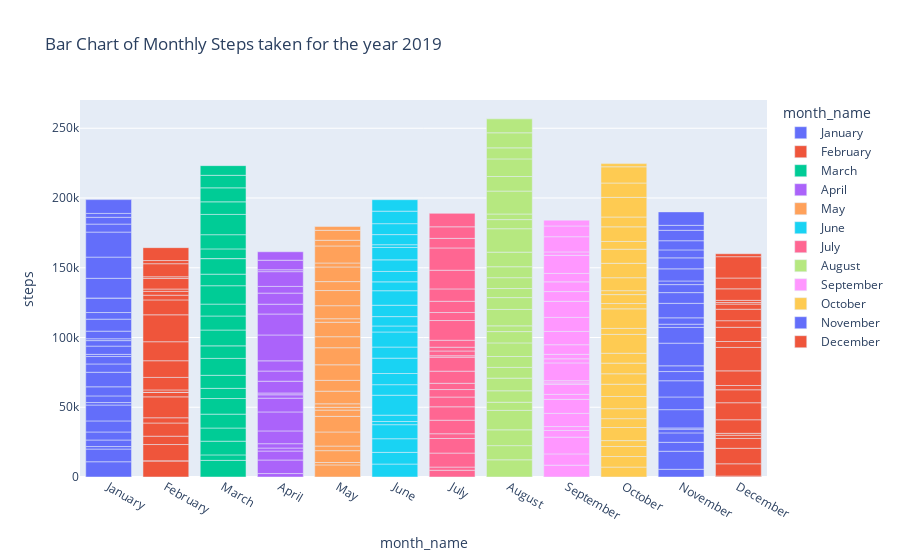
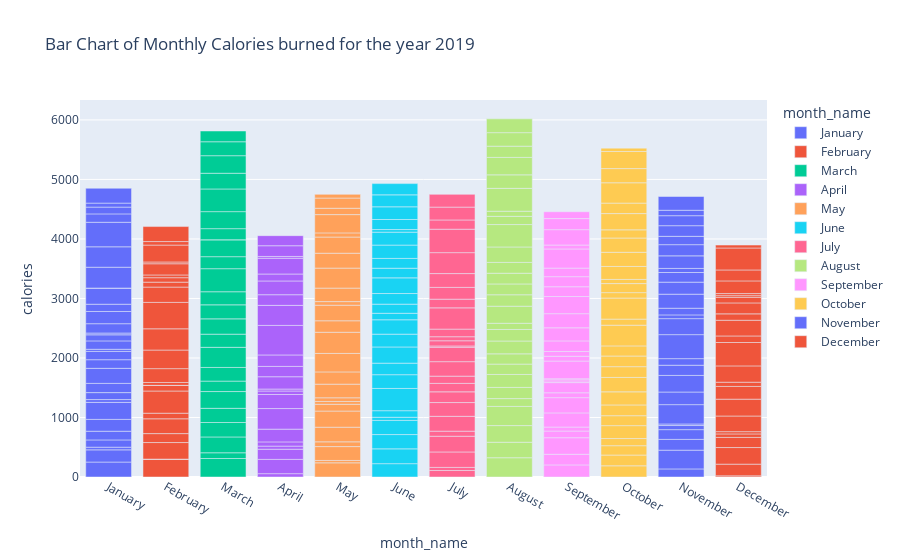

Here is the notebook cell these charts were saved with, in order:
### Markdown cell above
Distribution of Steps Month-wise

### Code cell
plt.figure(figsize=(15, 6))
fig = px.bar(selected_df, x = 'month_name', y ='steps',title="Bar Chart of Monthly Steps taken for the year 2019",color ='month_name' )

fig.show()

plt.figure(figsize=(15, 6))
fig = px.bar(selected_df, x = 'month_name', y ='calories',title="Bar Chart of Monthly Calories burned for the year 2019",color ='month_name' )
fig.show()

### Figure 1 — Plotly figure (JSON) as saved in the notebook; plotly's stock layout.template omitted (floating-point values rounded to 4 significant figures)
{"data": [{"alignmentgroup": "True", "hovertemplate": "month_name=%{x}<br>steps=%{y}<extra></extra>", "legendgroup": "January", "marker": {"color": "#636efa", "pattern": {"shape": ""}}, "name": "January", "offsetgroup": "January", "orientation": "v", "showlegend": true, "textposition": "auto", "type": "bar", "x": ["January", "January", "January", "January", "January", "January", "January", "January", "January", "January", "January", "January", "January", "January", "January", "January", "January", "January", "January", "January", "January", "January", "January", "January", "January", "January", "January", "January", "January"], "xaxis": "x", "y": [10937, 9095, 1805, 4684, 5751, 7934, 11385, 1778, 4766, 6527, 10433, 5956, 5311, 1556, 5918, 3928, 1318, 5473, 8603, 4750, 10434, 0, 14087, 15202, 17939, 5738, 4860, 2791, 9891], "yaxis": "y"}, {"alignmentgroup": "True", "hovertemplate": "month_name=%{x}<br>steps=%{y}<extra></extra>", "legendgroup": "February", "marker": {"color": "#EF553B", "pattern": {"shape": ""}}, "name": "February", "offsetgroup": "February", "orientation": "v", "showlegend": true, "textposition": "auto", "type": "bar", "x": ["February", "February", "February", "February", "February", "February", "February", "February", "February", "February", "February", "February", "February", "February", "February", "February", "February", "February", "February", "February", "February", "February", "February"], "xaxis": "x", "y": [11570, 53, 11653, 5989, 9444, 3761, 14976, 3231, 0, 1745, 8975, 11950, 13624, 19299, 10676, 3383, 2737, 1692, 7544, 1219, 9380, 2269, 9241], "yaxis": "y"}, {"alignmentgroup": "True", "hovertemplate": "month_name=%{x}<br>steps=%{y}<extra></extra>", "legendgroup": "March", "marker": {"color": "#00cc96", "pattern": {"shape": ""}}, "name": "March", "offsetgroup": "March", "orientation": "v", "showlegend": true, "textposition": "auto", "type": "bar", "x": ["March", "March", "March", "March", "March", "March", "March", "March", "March", "March", "March", "March", "March", "March", "March", "March", "March", "March", "March", "March", "March", "March", "March", "March"], "xaxis": "x", "y": [11923, 3936, 9807, 9447, 9955, 11187, 7292, 9365, 12122, 8974, 11359, 10055, 8526, 13164, 8293, 11166, 0, 6955, 10176, 14546, 9013, 10031, 8980, 6940], "yaxis": "y"}, {"alignmentgroup": "True", "hovertemplate": "month_name=%{x}<br>steps=%{y}<extra></extra>", "legendgroup": "April", "marker": {"color": "#ab63fa", "pattern": {"shape": ""}}, "name": "April", "offsetgroup": "April", "orientation": "v", "showlegend": true, "textposition": "auto", "type": "bar", "x": ["April", "April", "April", "April", "April", "April", "April", "April", "April", "April", "April", "April", "April", "April", "April", "April", "April", "April", "April", "April", "April", "April"], "xaxis": "x", "y": [2474, 9711, 6419, 2148, 3127, 9157, 13611, 9869, 2421, 1280, 8453, 7286, 7313, 18547, 15028, 7037, 7952, 4801, 10577, 1360, 6830, 6053], "yaxis": "y"}, {"alignmentgroup": "True", "hovertemplate": "month_name=%{x}<br>steps=%{y}<extra></extra>", "legendgroup": "May", "marker": {"color": "#FFA15A", "pattern": {"shape": ""}}, "name": "May", "offsetgroup": "May", "orientation": "v", "showlegend": true, "textposition": "auto", "type": "bar", "x": ["May", "May", "May", "May", "May", "May", "May", "May", "May", "May", "May", "May", "May", "May", "May", "May", "May", "May", "May", "May", "May", "May", "May", "May", "May"], "xaxis": "x", "y": [8666, 1718, 8502, 3300, 10093, 11186, 4487, 2009, 2506, 9059, 7737, 11177, 12242, 7889, 10354, 2540, 9344, 10857, 6404, 10495, 2849, 12215, 4065, 7143, 2701], "yaxis": "y"}, {"alignmentgroup": "True", "hovertemplate": "month_name=%{x}<br>steps=%{y}<extra></extra>", "legendgroup": "June", "marker": {"color": "#19d3f3", "pattern": {"shape": ""}}, "name": "June", "offsetgroup": "June", "orientation": "v", "showlegend": true, "textposition": "auto", "type": "bar", "x": ["June", "June", "June", "June", "June", "June", "June", "June", "June", "June", "June", "June", "June", "June", "June", "June", "June", "June", "June", "June", "June", "June", "June", "June", "June"], "xaxis": "x", "y": [9280, 8382, 9773, 10074, 2276, 4553, 14295, 7550, 8012, 11018, 7934, 10819, 4300, 6712, 8164, 10398, 6358, 7470, 8302, 8868, 1999, 7229, 7848, 8955, 8210], "yaxis": "y"}, {"alignmentgroup": "True", "hovertemplate": "month_name=%{x}<br>steps=%{y}<extra></extra>", "legendgroup": "July", "marker": {"color": "#FF6692", "pattern": {"shape": ""}}, "name": "July", "offsetgroup": "July", "orientation": "v", "showlegend": true, "textposition": "auto", "type": "bar", "x": ["July", "July", "July", "July", "July", "July", "July", "July", "July", "July", "July", "July", "July", "July", "July", "July", "July", "July", "July", "July", "July", "July", "July", "July", "July"], "xaxis": "x", "y": [4847, 2271, 10025, 10453, 3418, 9694, 9607, 7005, 5377, 4479, 8698, 10019, 1045, 3391, 2731, 4963, 14142, 5739, 8073, 8866, 13392, 15964, 6875, 8287, 9637], "yaxis": "y"}, {"alignmentgroup": "True", "hovertemplate": "month_name=%{x}<br>steps=%{y}<extra></extra>", "legendgroup": "August", "marker": {"color": "#B6E880", "pattern": {"shape": ""}}, "name": "August", "offsetgroup": "August", "orientation": "v", "showlegend": true, "textposition": "auto", "type": "bar", "x": ["August", "August", "August", "August", "August", "August", "August", "August", "August", "August", "August", "August", "August", "August", "August", "August", "August", "August", "August", "August", "August", "August", "August", "August", "August", "August", "August"], "xaxis": "x", "y": [12326, 10161, 11322, 13935, 5846, 8212, 9077, 7702, 7794, 9756, 8114, 4107, 11765, 8472, 6528, 7766, 7860, 10462, 16773, 6531, 4018, 16446, 10440, 12626, 7919, 10783, 10005], "yaxis": "y"}, {"alignmentgroup": "True", "hovertemplate": "month_name=%{x}<br>steps=%{y}<extra></extra>", "legendgroup": "September", "marker": {"color": "#FF97FF", "pattern": {"shape": ""}}, "name": "September", "offsetgroup": "September", "orientation": "v", "showlegend": true, "textposition": "auto", "type": "bar", "x": ["September", "September", "September", "September", "September", "September", "September", "September", "September", "September", "September", "September", "September", "September", "September", "September", "September", "September", "September", "September", "September", "September", "September", "September", "September", "September", "September"], "xaxis": "x", "y": [8498, 8061, 12019, 4771, 2825, 9402, 10081, 3550, 7171, 1066, 1635, 0, 12705, 2940, 3185, 6914, 9528, 10076, 11509, 6987, 6959, 6040, 12974, 2464, 10887, 7710, 4187], "yaxis": "y"}, {"alignmentgroup": "True", "hovertemplate": "month_name=%{x}<br>steps=%{y}<extra></extra>", "legendgroup": "October", "marker": {"color": "#FECB52", "pattern": {"shape": ""}}, "name": "October", "offsetgroup": "October", "orientation": "v", "showlegend": true, "textposition": "auto", "type": "bar", "x": ["October", "October", "October", "October", "October", "October", "October", "October", "October", "October", "October", "October", "October", "October", "October", "October", "October", "October", "October", "October", "October", "October", "October", "October", "October", "October", "October", "October"], "xaxis": "x", "y": [7103, 7573, 7209, 4196, 9386, 6356, 7139, 8763, 8784, 7494, 7628, 7076, 13518, 4318, 13996, 3799, 6401, 2842, 9281, 10315, 10128, 5551, 10485, 7046, 14098, 10266, 11638, 2269], "yaxis": "y"}, {"alignmentgroup": "True", "hovertemplate": "month_name=%{x}<br>steps=%{y}<extra></extra>", "legendgroup": "November", "marker": {"color": "#636efa", "pattern": {"shape": ""}}, "name": "November", "offsetgroup": "November", "orientation": "v", "showlegend": true, "textposition": "auto", "type": "bar", "x": ["November", "November", "November", "November", "November", "November", "November", "November", "November", "November", "November", "November", "November", "November", "November", "November", "November", "November", "November", "November", "November", "November", "November", "November", "November", "November"], "xaxis": "x", "y": [5526, 12929, 6407, 6769, 2687, 863, 13100, 9088, 11640, 6584, 4105, 16251, 11271, 2320, 4570, 10391, 7676, 5748, 2605, 8670, 7884, 5718, 6570, 7477, 3561, 9637], "yaxis": "y"}, {"alignmentgroup": "True", "hovertemplate": "month_name=%{x}<br>steps=%{y}<extra></extra>", "legendgroup": "December", "marker": {"color": "#EF553B", "pattern": {"shape": ""}}, "name": "December", "offsetgroup": "December", "orientation": "v", "showlegend": true, "textposition": "auto", "type": "bar", "x": ["December", "December", "December", "December", "December", "December", "December", "December", "December", "December", "December", "December", "December", "December", "December", "December", "December", "December", "December", "December", "December", "December", "December"], "xaxis": "x", "y": [689, 8782, 11100, 7072, 2303, 1353, 9743, 12201, 9283, 3063, 10501, 16798, 4242, 10193, 4733, 8215, 3685, 1132, 1540, 8259, 7755, 15295, 2093], "yaxis": "y"}], "layout": {"barmode": "relative", "legend": {"title": {"text": "month_name"}, "tracegroupgap": 0}, "title": {"text": "Bar Chart of Monthly Steps taken for the year 2019"}, "xaxis": {"anchor": "y", "categoryarray": ["January", "February", "March", "April", "May", "June", "July", "August", "September", "October", "November", "December"], "categoryorder": "array", "domain": [0, 1], "title": {"text": "month_name"}}, "yaxis": {"anchor": "x", "domain": [0, 1], "title": {"text": "steps"}}}}

### Figure 2 — Plotly figure (JSON) as saved in the notebook; plotly's stock layout.template omitted (floating-point values rounded to 4 significant figures)
{"data": [{"alignmentgroup": "True", "hovertemplate": "month_name=%{x}<br>calories=%{y}<extra></extra>", "legendgroup": "January", "marker": {"color": "#636efa", "pattern": {"shape": ""}}, "name": "January", "offsetgroup": "January", "orientation": "v", "showlegend": true, "textposition": "auto", "type": "bar", "x": ["January", "January", "January", "January", "January", "January", "January", "January", "January", "January", "January", "January", "January", "January", "January", "January", "January", "January", "January", "January", "January", "January", "January", "January", "January", "January", "January", "January", "January"], "xaxis": "x", "y": [251, 205, 45, 122, 146, 199, 286, 47, 117, 155, 253, 145, 139, 36, 141, 102, 30, 157, 205, 122, 272, 0, 350, 343, 412, 141, 114, 67, 250], "yaxis": "y"}, {"alignmentgroup": "True", "hovertemplate": "month_name=%{x}<br>calories=%{y}<extra></extra>", "legendgroup": "February", "marker": {"color": "#EF553B", "pattern": {"shape": ""}}, "name": "February", "offsetgroup": "February", "orientation": "v", "showlegend": true, "textposition": "auto", "type": "bar", "x": ["February", "February", "February", "February", "February", "February", "February", "February", "February", "February", "February", "February", "February", "February", "February", "February", "February", "February", "February", "February", "February", "February", "February"], "xaxis": "x", "y": [299, 2, 278, 150, 249, 94, 373, 95, 0, 48, 233, 312, 357, 444, 257, 83, 75, 46, 188, 30, 284, 59, 252], "yaxis": "y"}, {"alignmentgroup": "True", "hovertemplate": "month_name=%{x}<br>calories=%{y}<extra></extra>", "legendgroup": "March", "marker": {"color": "#00cc96", "pattern": {"shape": ""}}, "name": "March", "offsetgroup": "March", "orientation": "v", "showlegend": true, "textposition": "auto", "type": "bar", "x": ["March", "March", "March", "March", "March", "March", "March", "March", "March", "March", "March", "March", "March", "March", "March", "March", "March", "March", "March", "March", "March", "March", "March", "March"], "xaxis": "x", "y": [311, 96, 266, 243, 238, 282, 175, 230, 338, 221, 257, 236, 220, 387, 202, 285, 0, 186, 286, 381, 264, 295, 234, 181], "yaxis": "y"}, {"alignmentgroup": "True", "hovertemplate": "month_name=%{x}<br>calories=%{y}<extra></extra>", "legendgroup": "April", "marker": {"color": "#ab63fa", "pattern": {"shape": ""}}, "name": "April", "offsetgroup": "April", "orientation": "v", "showlegend": true, "textposition": "auto", "type": "bar", "x": ["April", "April", "April", "April", "April", "April", "April", "April", "April", "April", "April", "April", "April", "April", "April", "April", "April", "April", "April", "April", "April", "April"], "xaxis": "x", "y": [56, 240, 171, 52, 71, 214, 346, 236, 59, 33, 207, 173, 193, 496, 337, 179, 231, 117, 265, 30, 180, 169], "yaxis": "y"}, {"alignmentgroup": "True", "hovertemplate": "month_name=%{x}<br>calories=%{y}<extra></extra>", "legendgroup": "May", "marker": {"color": "#FFA15A", "pattern": {"shape": ""}}, "name": "May", "offsetgroup": "May", "orientation": "v", "showlegend": true, "textposition": "auto", "type": "bar", "x": ["May", "May", "May", "May", "May", "May", "May", "May", "May", "May", "May", "May", "May", "May", "May", "May", "May", "May", "May", "May", "May", "May", "May", "May", "May"], "xaxis": "x", "y": [238, 40, 233, 80, 246, 271, 114, 47, 62, 229, 206, 310, 356, 193, 262, 60, 227, 336, 250, 272, 70, 307, 107, 171, 62], "yaxis": "y"}, {"alignmentgroup": "True", "hovertemplate": "month_name=%{x}<br>calories=%{y}<extra></extra>", "legendgroup": "June", "marker": {"color": "#19d3f3", "pattern": {"shape": ""}}, "name": "June", "offsetgroup": "June", "orientation": "v", "showlegend": true, "textposition": "auto", "type": "bar", "x": ["June", "June", "June", "June", "June", "June", "June", "June", "June", "June", "June", "June", "June", "June", "June", "June", "June", "June", "June", "June", "June", "June", "June", "June", "June"], "xaxis": "x", "y": [224, 249, 240, 238, 53, 110, 374, 231, 194, 272, 215, 242, 109, 153, 179, 263, 162, 165, 224, 217, 44, 169, 213, 201, 189], "yaxis": "y"}, {"alignmentgroup": "True", "hovertemplate": "month_name=%{x}<br>calories=%{y}<extra></extra>", "legendgroup": "July", "marker": {"color": "#FF6692", "pattern": {"shape": ""}}, "name": "July", "offsetgroup": "July", "orientation": "v", "showlegend": true, "textposition": "auto", "type": "bar", "x": ["July", "July", "July", "July", "July", "July", "July", "July", "July", "July", "July", "July", "July", "July", "July", "July", "July", "July", "July", "July", "July", "July", "July", "July", "July"], "xaxis": "x", "y": [109, 52, 260, 264, 85, 250, 231, 180, 142, 122, 243, 242, 22, 87, 68, 128, 357, 146, 198, 232, 352, 394, 155, 216, 214], "yaxis": "y"}, {"alignmentgroup": "True", "hovertemplate": "month_name=%{x}<br>calories=%{y}<extra></extra>", "legendgroup": "August", "marker": {"color": "#B6E880", "pattern": {"shape": ""}}, "name": "August", "offsetgroup": "August", "orientation": "v", "showlegend": true, "textposition": "auto", "type": "bar", "x": ["August", "August", "August", "August", "August", "August", "August", "August", "August", "August", "August", "August", "August", "August", "August", "August", "August", "August", "August", "August", "August", "August", "August", "August", "August", "August", "August"], "xaxis": "x", "y": [324, 260, 280, 322, 131, 188, 218, 174, 172, 216, 194, 104, 287, 192, 182, 180, 182, 259, 377, 138, 86, 384, 227, 293, 189, 227, 232], "yaxis": "y"}, {"alignmentgroup": "True", "hovertemplate": "month_name=%{x}<br>calories=%{y}<extra></extra>", "legendgroup": "September", "marker": {"color": "#FF97FF", "pattern": {"shape": ""}}, "name": "September", "offsetgroup": "September", "orientation": "v", "showlegend": true, "textposition": "auto", "type": "bar", "x": ["September", "September", "September", "September", "September", "September", "September", "September", "September", "September", "September", "September", "September", "September", "September", "September", "September", "September", "September", "September", "September", "September", "September", "September", "September", "September", "September"], "xaxis": "x", "y": [203, 179, 278, 112, 67, 238, 256, 82, 171, 29, 34, 0, 299, 81, 79, 179, 220, 237, 288, 165, 169, 144, 322, 66, 258, 186, 115], "yaxis": "y"}, {"alignmentgroup": "True", "hovertemplate": "month_name=%{x}<br>calories=%{y}<extra></extra>", "legendgroup": "October", "marker": {"color": "#FECB52", "pattern": {"shape": ""}}, "name": "October", "offsetgroup": "October", "orientation": "v", "showlegend": true, "textposition": "auto", "type": "bar", "x": ["October", "October", "October", "October", "October", "October", "October", "October", "October", "October", "October", "October", "October", "October", "October", "October", "October", "October", "October", "October", "October", "October", "October", "October", "October", "October", "October", "October"], "xaxis": "x", "y": [188, 181, 157, 120, 217, 167, 181, 220, 242, 181, 179, 170, 348, 102, 354, 91, 152, 70, 218, 238, 240, 137, 273, 176, 342, 238, 288, 56], "yaxis": "y"}, {"alignmentgroup": "True", "hovertemplate": "month_name=%{x}<br>calories=%{y}<extra></extra>", "legendgroup": "November", "marker": {"color": "#636efa", "pattern": {"shape": ""}}, "name": "November", "offsetgroup": "November", "orientation": "v", "showlegend": true, "textposition": "auto", "type": "bar", "x": ["November", "November", "November", "November", "November", "November", "November", "November", "November", "November", "November", "November", "November", "November", "November", "November", "November", "November", "November", "November", "November", "November", "November", "November", "November", "November"], "xaxis": "x", "y": [136, 315, 181, 164, 69, 26, 325, 212, 279, 171, 111, 403, 269, 63, 112, 236, 202, 162, 69, 211, 188, 140, 179, 168, 91, 231], "yaxis": "y"}, {"alignmentgroup": "True", "hovertemplate": "month_name=%{x}<br>calories=%{y}<extra></extra>", "legendgroup": "December", "marker": {"color": "#EF553B", "pattern": {"shape": ""}}, "name": "December", "offsetgroup": "December", "orientation": "v", "showlegend": true, "textposition": "auto", "type": "bar", "x": ["December", "December", "December", "December", "December", "December", "December", "December", "December", "December", "December", "December", "December", "December", "December", "December", "December", "December", "December", "December", "December", "December", "December"], "xaxis": "x", "y": [19, 197, 279, 170, 59, 38, 263, 283, 214, 71, 274, 393, 110, 264, 107, 184, 93, 29, 35, 213, 184, 369, 49], "yaxis": "y"}], "layout": {"barmode": "relative", "legend": {"title": {"text": "month_name"}, "tracegroupgap": 0}, "title": {"text": "Bar Chart of Monthly Calories burned for the year 2019"}, "xaxis": {"anchor": "y", "categoryarray": ["January", "February", "March", "April", "May", "June", "July", "August", "September", "October", "November", "December"], "categoryorder": "array", "domain": [0, 1], "title": {"text": "month_name"}}, "yaxis": {"anchor": "x", "domain": [0, 1], "title": {"text": "calories"}}}}
